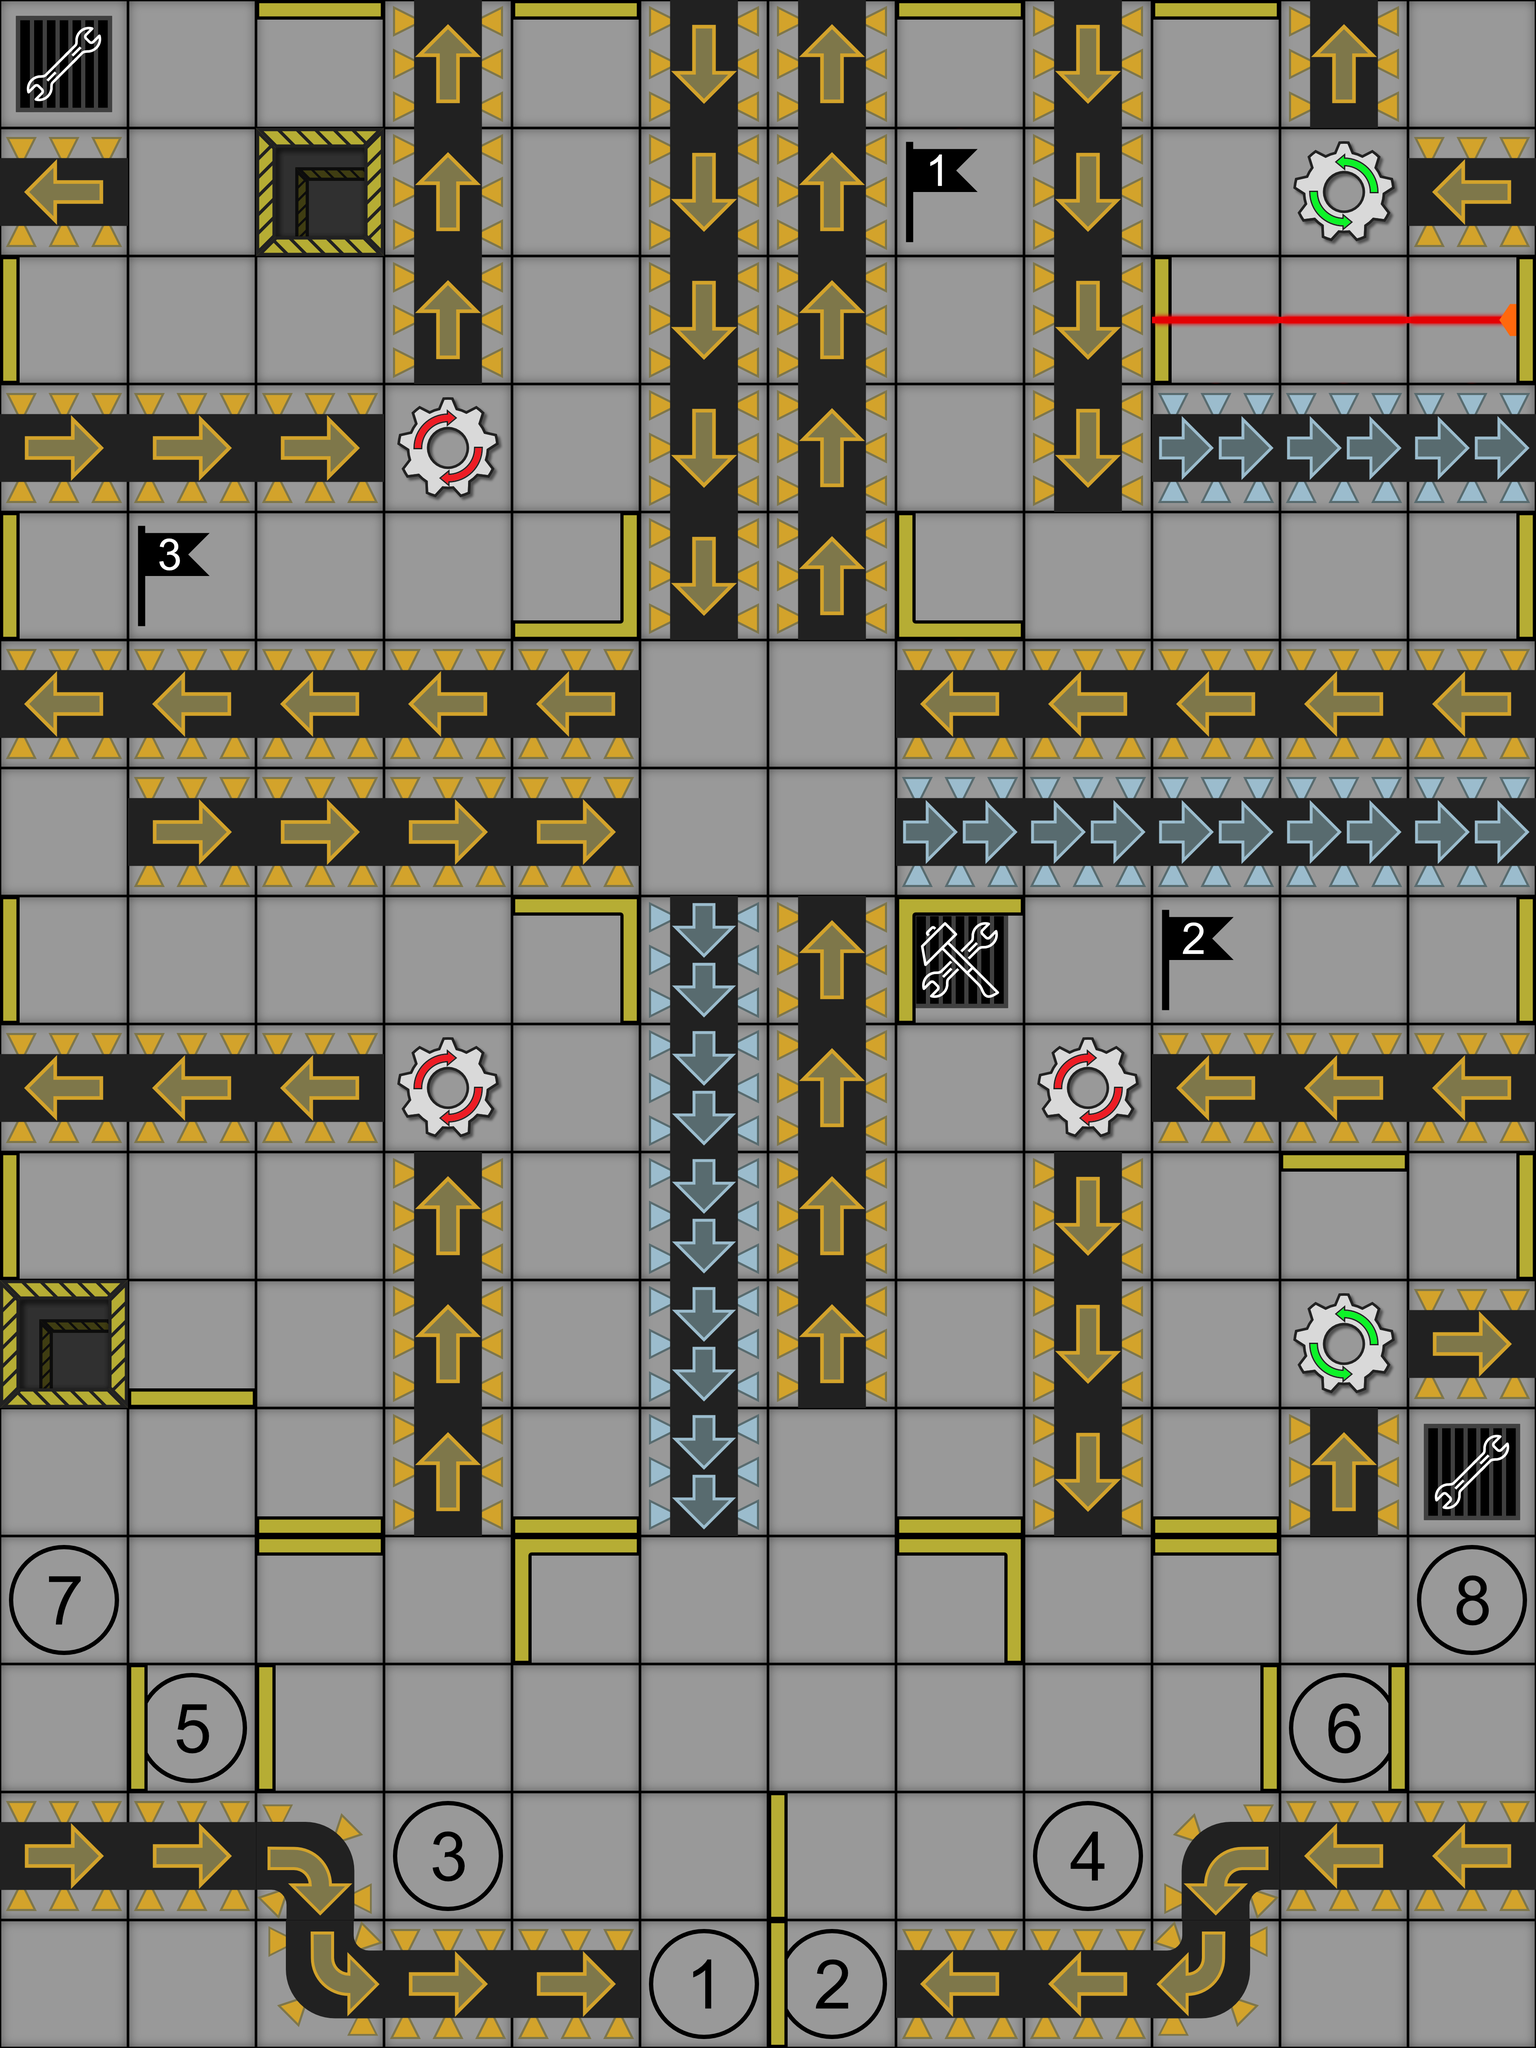

This game map was drawn from its Tiled (.tmx) file and the tilesets committed beside it. A one-line description and the full map source follow:
An orthogonal 12x16 tile map with 300x300 px tiles, 14 tile layers (FloorLayer, StartPositions, FastConveyorBelt, SlowConveyorBelt, ...).

<map version="1.2" tiledversion="1.3.2" orientation="orthogonal" renderorder="right-down" compressionlevel="0" width="12" height="16" tilewidth="300" tileheight="300" infinite="0" nextlayerid="24" nextobjectid="1">
 <tileset firstgid="1" source="tiles.tsx" />
 <layer id="2" name="FloorLayer" width="12" height="16">
  <data encoding="csv">
5,5,5,5,5,5,5,5,5,5,5,5,
5,5,5,5,5,5,5,5,5,5,5,5,
5,5,5,5,5,5,5,5,5,5,5,5,
5,5,5,5,5,5,5,5,5,5,5,5,
5,5,5,5,5,5,5,5,5,5,5,5,
5,5,5,5,5,5,5,5,5,5,5,5,
5,5,5,5,5,5,5,5,5,5,5,5,
5,5,5,5,5,5,5,5,5,5,5,5,
5,5,5,5,5,5,5,5,5,5,5,5,
5,5,5,5,5,5,5,5,5,5,5,5,
5,5,5,5,5,5,5,5,5,5,5,5,
5,5,5,5,5,5,5,5,5,5,5,5,
5,5,5,5,5,5,5,5,5,5,5,5,
5,5,5,5,5,5,5,5,5,5,5,5,
5,5,5,5,5,5,5,5,5,5,5,5,
5,5,5,5,5,5,5,5,5,5,5,5
</data>
 </layer>
 <layer id="7" name="StartPositions" width="12" height="16">
  <data encoding="csv">
0,0,0,0,0,0,0,0,0,0,0,0,
0,0,0,0,0,0,0,0,0,0,0,0,
0,0,0,0,0,0,0,0,0,0,0,0,
0,0,0,0,0,0,0,0,0,0,0,0,
0,0,0,0,0,0,0,0,0,0,0,0,
0,0,0,0,0,0,0,0,0,0,0,0,
0,0,0,0,0,0,0,0,0,0,0,0,
0,0,0,0,0,0,0,0,0,0,0,0,
0,0,0,0,0,0,0,0,0,0,0,0,
0,0,0,0,0,0,0,0,0,0,0,0,
0,0,0,0,0,0,0,0,0,0,0,0,
0,0,0,0,0,0,0,0,0,0,0,0,
131,0,0,0,0,0,0,0,0,0,0,132,
0,129,0,0,0,0,0,0,0,0,130,0,
0,0,0,123,0,0,0,0,124,0,0,0,
0,0,0,0,0,121,122,0,0,0,0,0
</data>
 </layer>
 <layer id="10" name="FastConveyorBelt" width="12" height="16">
  <data encoding="csv">
0,0,0,0,0,0,0,0,0,0,0,0,
0,0,0,0,0,0,0,0,0,0,0,0,
0,0,0,0,0,0,0,0,0,0,0,0,
0,0,0,0,0,0,0,0,0,14,14,14,
0,0,0,0,0,0,0,0,0,0,0,0,
0,0,0,0,0,0,0,0,0,0,0,0,
0,0,0,0,0,0,0,14,14,14,14,14,
0,0,0,0,0,21,0,0,0,0,0,0,
0,0,0,0,0,21,0,0,0,0,0,0,
0,0,0,0,0,21,0,0,0,0,0,0,
0,0,0,0,0,21,0,0,0,0,0,0,
0,0,0,0,0,21,0,0,0,0,0,0,
0,0,0,0,0,0,0,0,0,0,0,0,
0,0,0,0,0,0,0,0,0,0,0,0,
0,0,0,0,0,0,0,0,0,0,0,0,
0,0,0,0,0,0,0,0,0,0,0,0
</data>
 </layer>
 <layer id="3" name="SlowConveyorBelt" width="12" height="16">
  <data encoding="csv">
0,0,0,49,0,50,49,0,50,0,49,0,
51,0,0,49,0,50,49,0,50,0,0,51,
0,0,0,49,0,50,49,0,50,0,0,0,
52,52,52,0,0,50,49,0,50,0,0,0,
0,0,0,0,0,50,49,0,0,0,0,0,
51,51,51,51,51,0,0,51,51,51,51,51,
0,52,52,52,52,0,0,0,0,0,0,0,
0,0,0,0,0,0,49,0,0,0,0,0,
51,51,51,0,0,0,49,0,0,51,51,51,
0,0,0,49,0,0,49,0,50,0,0,0,
0,0,0,49,0,0,49,0,50,0,0,52,
0,0,0,49,0,0,0,0,50,0,49,0,
0,0,0,0,0,0,0,0,0,0,0,0,
0,0,0,0,0,0,0,0,0,0,0,0,
52,52,36,0,0,0,0,0,0,33,51,51,
0,0,41,52,52,0,0,51,51,44,0,0
</data>
 </layer>
 <layer id="11" name="Flag" width="12" height="16">
  <data encoding="csv">
0,0,0,0,0,0,0,0,0,0,0,0,
0,0,0,0,0,0,0,55,0,0,0,0,
0,0,0,0,0,0,0,0,0,0,0,0,
0,0,0,0,0,0,0,0,0,0,0,0,
0,71,0,0,0,0,0,0,0,0,0,0,
0,0,0,0,0,0,0,0,0,0,0,0,
0,0,0,0,0,0,0,0,0,0,0,0,
0,0,0,0,0,0,0,0,0,63,0,0,
0,0,0,0,0,0,0,0,0,0,0,0,
0,0,0,0,0,0,0,0,0,0,0,0,
0,0,0,0,0,0,0,0,0,0,0,0,
0,0,0,0,0,0,0,0,0,0,0,0,
0,0,0,0,0,0,0,0,0,0,0,0,
0,0,0,0,0,0,0,0,0,0,0,0,
0,0,0,0,0,0,0,0,0,0,0,0,
0,0,0,0,0,0,0,0,0,0,0,0
</data>
 </layer>
 <layer id="12" name="Hole" width="12" height="16">
  <data encoding="csv">
0,0,0,0,0,0,0,0,0,0,0,0,
0,0,6,0,0,0,0,0,0,0,0,0,
0,0,0,0,0,0,0,0,0,0,0,0,
0,0,0,0,0,0,0,0,0,0,0,0,
0,0,0,0,0,0,0,0,0,0,0,0,
0,0,0,0,0,0,0,0,0,0,0,0,
0,0,0,0,0,0,0,0,0,0,0,0,
0,0,0,0,0,0,0,0,0,0,0,0,
0,0,0,0,0,0,0,0,0,0,0,0,
0,0,0,0,0,0,0,0,0,0,0,0,
6,0,0,0,0,0,0,0,0,0,0,0,
0,0,0,0,0,0,0,0,0,0,0,0,
0,0,0,0,0,0,0,0,0,0,0,0,
0,0,0,0,0,0,0,0,0,0,0,0,
0,0,0,0,0,0,0,0,0,0,0,0,
0,0,0,0,0,0,0,0,0,0,0,0
</data>
 </layer>
 <layer id="13" name="RotatingGearLeft" width="12" height="16">
  <data encoding="csv">
0,0,0,0,0,0,0,0,0,0,0,0,
0,0,0,0,0,0,0,0,0,0,0,0,
0,0,0,0,0,0,0,0,0,0,0,0,
0,0,0,53,0,0,0,0,0,0,0,0,
0,0,0,0,0,0,0,0,0,0,0,0,
0,0,0,0,0,0,0,0,0,0,0,0,
0,0,0,0,0,0,0,0,0,0,0,0,
0,0,0,0,0,0,0,0,0,0,0,0,
0,0,0,53,0,0,0,0,53,0,0,0,
0,0,0,0,0,0,0,0,0,0,0,0,
0,0,0,0,0,0,0,0,0,0,0,0,
0,0,0,0,0,0,0,0,0,0,0,0,
0,0,0,0,0,0,0,0,0,0,0,0,
0,0,0,0,0,0,0,0,0,0,0,0,
0,0,0,0,0,0,0,0,0,0,0,0,
0,0,0,0,0,0,0,0,0,0,0,0
</data>
 </layer>
 <layer id="14" name="RotatingGearRight" width="12" height="16">
  <data encoding="csv">
0,0,0,0,0,0,0,0,0,0,0,0,
0,0,0,0,0,0,0,0,0,0,54,0,
0,0,0,0,0,0,0,0,0,0,0,0,
0,0,0,0,0,0,0,0,0,0,0,0,
0,0,0,0,0,0,0,0,0,0,0,0,
0,0,0,0,0,0,0,0,0,0,0,0,
0,0,0,0,0,0,0,0,0,0,0,0,
0,0,0,0,0,0,0,0,0,0,0,0,
0,0,0,0,0,0,0,0,0,0,0,0,
0,0,0,0,0,0,0,0,0,0,0,0,
0,0,0,0,0,0,0,0,0,0,54,0,
0,0,0,0,0,0,0,0,0,0,0,0,
0,0,0,0,0,0,0,0,0,0,0,0,
0,0,0,0,0,0,0,0,0,0,0,0,
0,0,0,0,0,0,0,0,0,0,0,0,
0,0,0,0,0,0,0,0,0,0,0,0
</data>
 </layer>
 <layer id="15" name="Wrench" width="12" height="16">
  <data encoding="csv">
15,0,0,0,0,0,0,0,0,0,0,0,
0,0,0,0,0,0,0,0,0,0,0,0,
0,0,0,0,0,0,0,0,0,0,0,0,
0,0,0,0,0,0,0,0,0,0,0,0,
0,0,0,0,0,0,0,0,0,0,0,0,
0,0,0,0,0,0,0,0,0,0,0,0,
0,0,0,0,0,0,0,0,0,0,0,0,
0,0,0,0,0,0,0,0,0,0,0,0,
0,0,0,0,0,0,0,0,0,0,0,0,
0,0,0,0,0,0,0,0,0,0,0,0,
0,0,0,0,0,0,0,0,0,0,0,0,
0,0,0,0,0,0,0,0,0,0,0,15,
0,0,0,0,0,0,0,0,0,0,0,0,
0,0,0,0,0,0,0,0,0,0,0,0,
0,0,0,0,0,0,0,0,0,0,0,0,
0,0,0,0,0,0,0,0,0,0,0,0
</data>
 </layer>
 <layer id="16" name="Hammer" width="12" height="16">
  <data encoding="csv">
0,0,0,0,0,0,0,0,0,0,0,0,
0,0,0,0,0,0,0,0,0,0,0,0,
0,0,0,0,0,0,0,0,0,0,0,0,
0,0,0,0,0,0,0,0,0,0,0,0,
0,0,0,0,0,0,0,0,0,0,0,0,
0,0,0,0,0,0,0,0,0,0,0,0,
0,0,0,0,0,0,0,0,0,0,0,0,
0,0,0,0,0,0,0,7,0,0,0,0,
0,0,0,0,0,0,0,0,0,0,0,0,
0,0,0,0,0,0,0,0,0,0,0,0,
0,0,0,0,0,0,0,0,0,0,0,0,
0,0,0,0,0,0,0,0,0,0,0,0,
0,0,0,0,0,0,0,0,0,0,0,0,
0,0,0,0,0,0,0,0,0,0,0,0,
0,0,0,0,0,0,0,0,0,0,0,0,
0,0,0,0,0,0,0,0,0,0,0,0
</data>
 </layer>
 <layer id="19" name="Robot" width="12" height="16">
  <data encoding="csv">
0,0,0,0,0,0,0,0,0,0,0,0,
0,0,0,0,0,0,0,0,0,0,0,0,
0,0,0,0,0,0,0,0,0,0,0,0,
0,0,0,0,0,0,0,0,0,0,0,0,
0,0,0,0,0,0,0,0,0,0,0,0,
0,0,0,0,0,0,0,0,0,0,0,0,
0,0,0,0,0,0,0,0,0,0,0,0,
0,0,0,0,0,0,0,0,0,0,0,0,
0,0,0,0,0,0,0,0,0,0,0,0,
0,0,0,0,0,0,0,0,0,0,0,0,
0,0,0,0,0,0,0,0,0,0,0,0,
0,0,0,0,0,0,0,0,0,0,0,0,
0,0,0,0,0,0,0,0,0,0,0,0,
0,0,0,0,0,0,0,0,0,0,0,0,
0,0,0,0,0,0,0,0,0,0,0,0,
0,0,0,0,0,0,0,0,0,0,0,0
</data>
 </layer>
 <layer id="17" name="Wall" width="12" height="16">
  <data encoding="csv">
0,0,31,0,31,0,0,31,0,31,0,0,
0,0,0,0,0,0,0,0,0,0,0,0,
30,0,0,0,0,0,0,0,0,30,0,23,
0,0,0,0,0,0,0,0,0,0,0,0,
30,0,0,0,8,0,0,32,0,0,0,23,
0,0,0,0,0,0,0,0,0,0,0,0,
0,0,0,0,0,0,0,0,0,0,0,0,
30,0,0,0,16,0,0,24,0,0,0,23,
0,0,0,0,0,0,0,0,0,0,0,0,
30,0,0,0,0,0,0,0,0,0,31,23,
0,29,0,0,0,0,0,0,0,0,0,0,
0,0,29,0,29,0,0,29,0,29,0,0,
0,0,31,0,24,0,0,16,0,31,0,0,
0,30,30,0,0,0,0,0,0,23,23,0,
0,0,0,0,0,0,30,0,0,0,0,0,
0,0,0,0,0,0,30,0,0,0,0,0
</data>
 </layer>
 <layer id="18" name="Laser" width="12" height="16">
  <data encoding="csv">
0,0,0,0,0,0,0,0,0,0,0,0,
0,0,0,0,0,0,0,0,0,0,0,0,
0,0,0,0,0,0,0,0,0,39,39,39,
0,0,0,0,0,0,0,0,0,0,0,0,
0,0,0,0,0,0,0,0,0,0,0,0,
0,0,0,0,0,0,0,0,0,0,0,0,
0,0,0,0,0,0,0,0,0,0,0,0,
0,0,0,0,0,0,0,0,0,0,0,0,
0,0,0,0,0,0,0,0,0,0,0,0,
0,0,0,0,0,0,0,0,0,0,0,0,
0,0,0,0,0,0,0,0,0,0,0,0,
0,0,0,0,0,0,0,0,0,0,0,0,
0,0,0,0,0,0,0,0,0,0,0,0,
0,0,0,0,0,0,0,0,0,0,0,0,
0,0,0,0,0,0,0,0,0,0,0,0,
0,0,0,0,0,0,0,0,0,0,0,0
</data>
 </layer>
 <layer id="23" name="Cannon" width="12" height="16">
  <data encoding="csv">
0,0,0,0,0,0,0,0,0,0,0,0,
0,0,0,0,0,0,0,0,0,0,0,0,
0,0,0,0,0,0,0,0,0,0,0,46,
0,0,0,0,0,0,0,0,0,0,0,0,
0,0,0,0,0,0,0,0,0,0,0,0,
0,0,0,0,0,0,0,0,0,0,0,0,
0,0,0,0,0,0,0,0,0,0,0,0,
0,0,0,0,0,0,0,0,0,0,0,0,
0,0,0,0,0,0,0,0,0,0,0,0,
0,0,0,0,0,0,0,0,0,0,0,0,
0,0,0,0,0,0,0,0,0,0,0,0,
0,0,0,0,0,0,0,0,0,0,0,0,
0,0,0,0,0,0,0,0,0,0,0,0,
0,0,0,0,0,0,0,0,0,0,0,0,
0,0,0,0,0,0,0,0,0,0,0,0,
0,0,0,0,0,0,0,0,0,0,0,0
</data>
 </layer>
</map>
